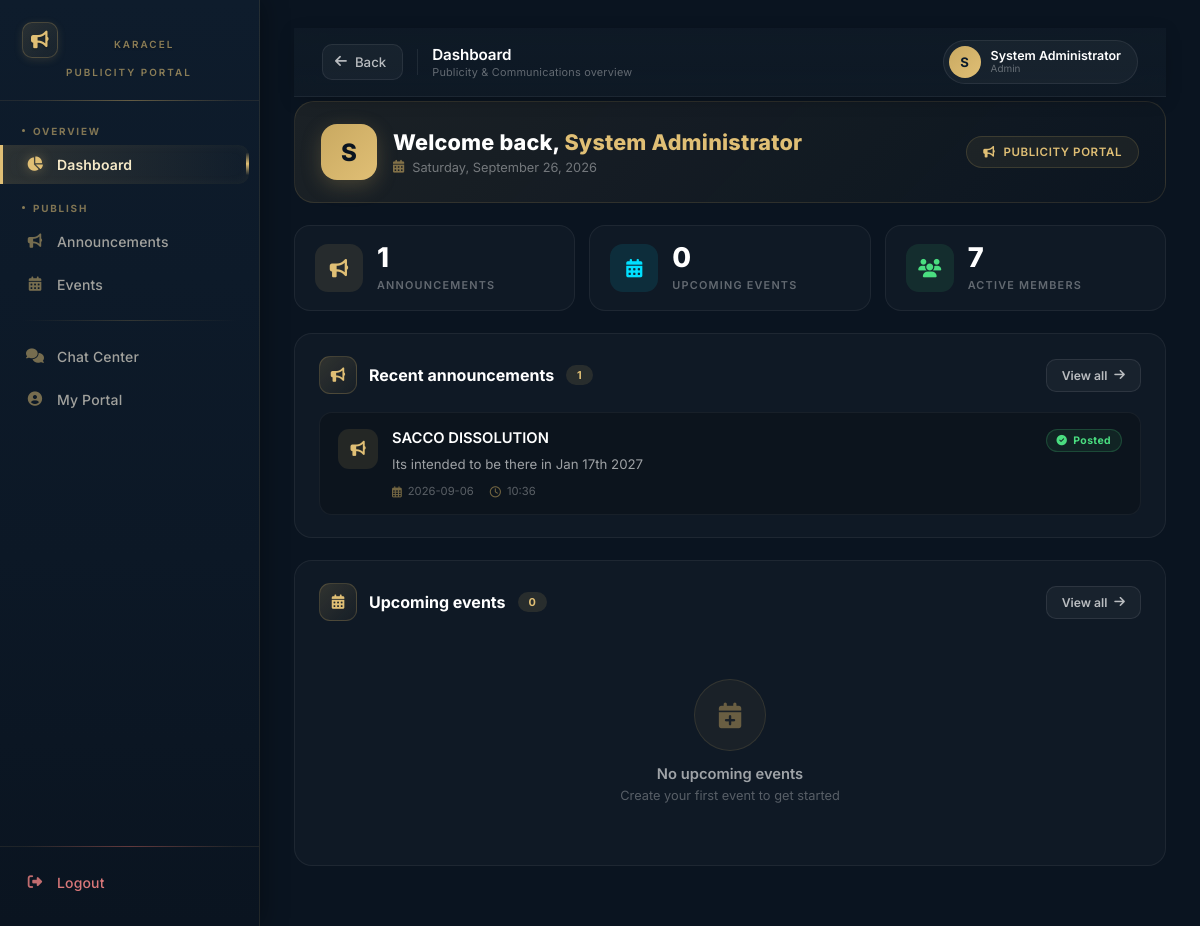
The app's page /publicity/dashboard (signed in), older data.
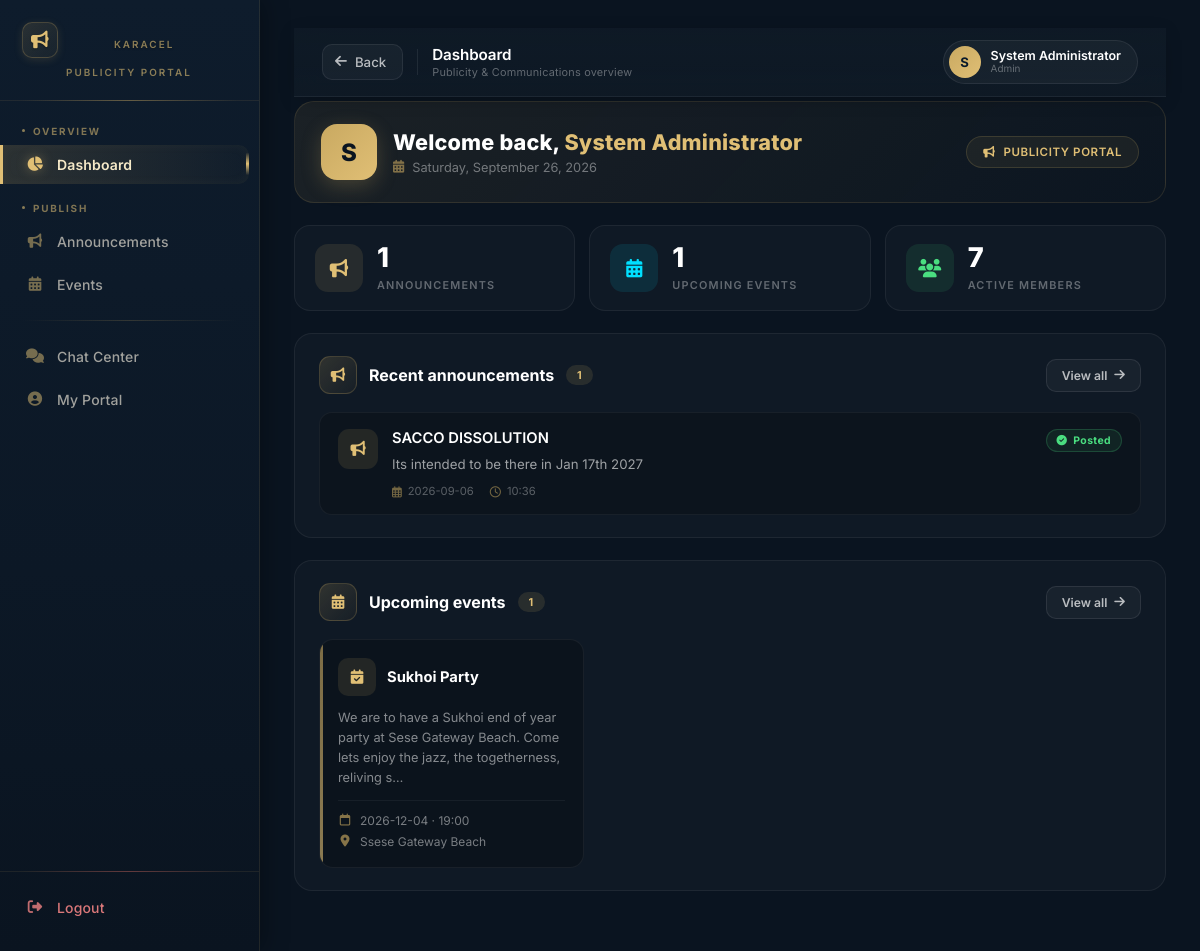
The same page, newer data.
### tables this page shows
CREATE TABLE announcements (
        id INTEGER PRIMARY KEY AUTOINCREMENT,
        title TEXT NOT NULL,
        content TEXT NOT NULL,
        created_at TIMESTAMP DEFAULT CURRENT_TIMESTAMP,
        created_by INTEGER,
        FOREIGN KEY (created_by) REFERENCES users(id)
    );

CREATE TABLE events (
        id INTEGER PRIMARY KEY AUTOINCREMENT,
        title TEXT NOT NULL,
        event_date DATE NOT NULL,
        event_time TIME,
        location TEXT NOT NULL,
        description TEXT,
        created_at TIMESTAMP DEFAULT CURRENT_TIMESTAMP,
        created_by INTEGER,
        FOREIGN KEY (created_by) REFERENCES users(id)
    );

### app.py (the view)
@app.route("/publicity/dashboard")
def publicity_dashboard():
    if session.get("role") not in ["publicity", "secretary", "treasurer", "admin"]:
        flash('Access denied', 'danger')
        return redirect("/login")
    conn = get_db()
    conn.row_factory = sqlite3.Row
    try:
        total_members = conn.execute("SELECT COUNT(*) FROM users WHERE LOWER(role) = 'member' AND status = 'active'").fetchone()[0]
        total_announcements = conn.execute("SELECT COUNT(*) FROM announcements").fetchone()[0]
        upcoming_events = conn.execute("SELECT COUNT(*) FROM events WHERE event_date >= date('now')").fetchone()[0]
        total_newsletters = conn.execute("SELECT COUNT(*) FROM newsletters").fetchone()[0]
        announcements = conn.execute("""
            SELECT * FROM announcements
            ORDER BY created_at DESC
            LIMIT 5
        """).fetchall()
        events = conn.execute("""
            SELECT * FROM events
            WHERE event_date >= date('now')
            ORDER BY event_date ASC
            LIMIT 4
        """).fetchall()
    except sqlite3.Error as e:
        print(f"❌ Database Error: {str(e)}")
        flash(f'Database error: {str(e)}', 'danger')
        return redirect(url_for('login'))
    finally:
        conn.close()
    return render_template(
        "publicity/publicity-dashboard.html",
        total_members=total_members,
        total_announcements=total_announcements,
        upcoming_events=upcoming_events,
        total_newsletters=total_newsletters,
        announcements=announcements,
        events=events,
        session=session,
    )

### app.py (called while the page is built)
def get_db():
    conn = sqlite3.connect("sacco.db")
    conn.row_factory = sqlite3.Row
    return conn

@app.context_processor
def inject_globals():
    from datetime import datetime
    completed_loans = 0
    try:
        if 'user_id' in session:
            role = session.get('role', '')
            if role in ['treasurer', 'admin', 'chairperson']:
                db = get_db()
                completed_loans = db.execute("SELECT COUNT(*) FROM loans WHERE status = 'completed'").fetchone()[0]
                db.close()
    except Exception as e:
        print(f"Error getting completed_loans: {e}")
    return {
        'now': datetime.now(),
        'completed_loans': completed_loans
    }

### templates/publicity/publicity-dashboard.html (shortened to what the changed rows need)
{% extends "publicity/publicity-base.html" %}
{% block page_title %}Dashboard{% endblock %}
{% block content %}
<div class="pd-wrap">
    <div class="pd-hero">
        <div class="pd-hero-left">
            <div>
                <h1 class="pd-hero-title">
                    Welcome back, <span>{{ session.full_name|default('Publicity Officer') }}</span>
                </h1>
            </div>
        </div>
    </div>
    <div class="pd-stats">
        <div class="pd-stat">
            <div class="pd-stat-body">
                <div class="pd-stat-num">{{ upcoming_events|default(0) }}</div>
                <div class="pd-stat-label">Upcoming events</div>
            </div>
        </div>
    </div>
    <div class="pd-card">
        {% if announcements and announcements|length > 0 %}
        <div class="pd-list">
            {% for a in announcements[:5] %}
            <div class="pd-ann-item">
                <div class="pd-ann-icon"><i class="fas fa-bullhorn"></i></div>
                <div class="pd-ann-body">
                    <h4 class="pd-ann-title">{{ a.title }}</h4>
                    <div class="pd-ann-text">
                        {{ a.content[:180] }}{% if a.content and a.content|length > 180 %}…{% endif %}
                    </div>
                    <div class="pd-ann-meta">
                        <span><i class="far fa-calendar-alt"></i> {{ (a.created_at or '')[:10] }}</span>
                        <span><i class="far fa-clock"></i> {{ (a.created_at or '')[11:16] }}</span>
                    </div>
                </div>
                <span class="pd-badge-posted">
                    <i class="fas fa-check-circle"></i> Posted
                </span>
            </div>
            {% endfor %}
        </div>
        {% else %}
        <div class="pd-empty">
            <div class="pd-empty-icon"><i class="fas fa-bullhorn"></i></div>
            <h4>No announcements yet</h4>
            <p>Create your first announcement to get started</p>
        </div>
        {% endif %}
    </div>
    <div class="pd-card">
        <div class="pd-card-head">
            <div class="pd-card-title">
                <div class="pd-card-title-icon"><i class="fas fa-calendar-alt"></i></div>
                Upcoming events
                <span class="pd-count-pill">{{ events|length if events else 0 }}</span>
            </div>
        </div>
        {% if events and events|length > 0 %}
        <div class="pd-events-grid">
            {% for e in events[:4] %}
            <div class="pd-event">
                <div class="pd-event-head">
                    <div class="pd-event-icon"><i class="fas fa-calendar-check"></i></div>
                    <h4 class="pd-event-title">{{ e.title }}</h4>
                </div>
                {% if e.description %}
                <p class="pd-event-desc">
                    {{ e.description[:120] }}{% if e.description|length > 120 %}…{% endif %}
                </p>
                {% endif %}
                <div class="pd-event-meta">
                    <span>
                        <i class="far fa-calendar"></i>
                        {{ e.event_date }}{% if e.event_time %} · {{ e.event_time }}{% endif %}
                    </span>
                    <span>
                        <i class="fas fa-map-marker-alt"></i>
                        {{ e.location }}
                    </span>
                </div>
            </div>
            {% endfor %}
        </div>
        {% else %}
        <div class="pd-empty">
            <div class="pd-empty-icon"><i class="fas fa-calendar-plus"></i></div>
            <h4>No upcoming events</h4>
            <p>Create your first event to get started</p>
        </div>
        {% endif %}
    </div>
</div>
{% endblock %}

Row changes from the older to the newer data that the page shows:
added events: title "Sukhoi Party", description "We are to have a Sukhoi end of year party at Sese Gateway Beach. Come lets enjoy the jazz, the togetherness, reliving s", event_date "2026-12-04", event_time "19:00", location "Ssese Gateway Beach"
Text that changed along with them:
{{ upcoming_events|default(0) }}: "0" → "1"
{{ events|length if events else 0 }}: "0" → "1"
text no longer shown: "No upcoming events Create your first event to get started"
